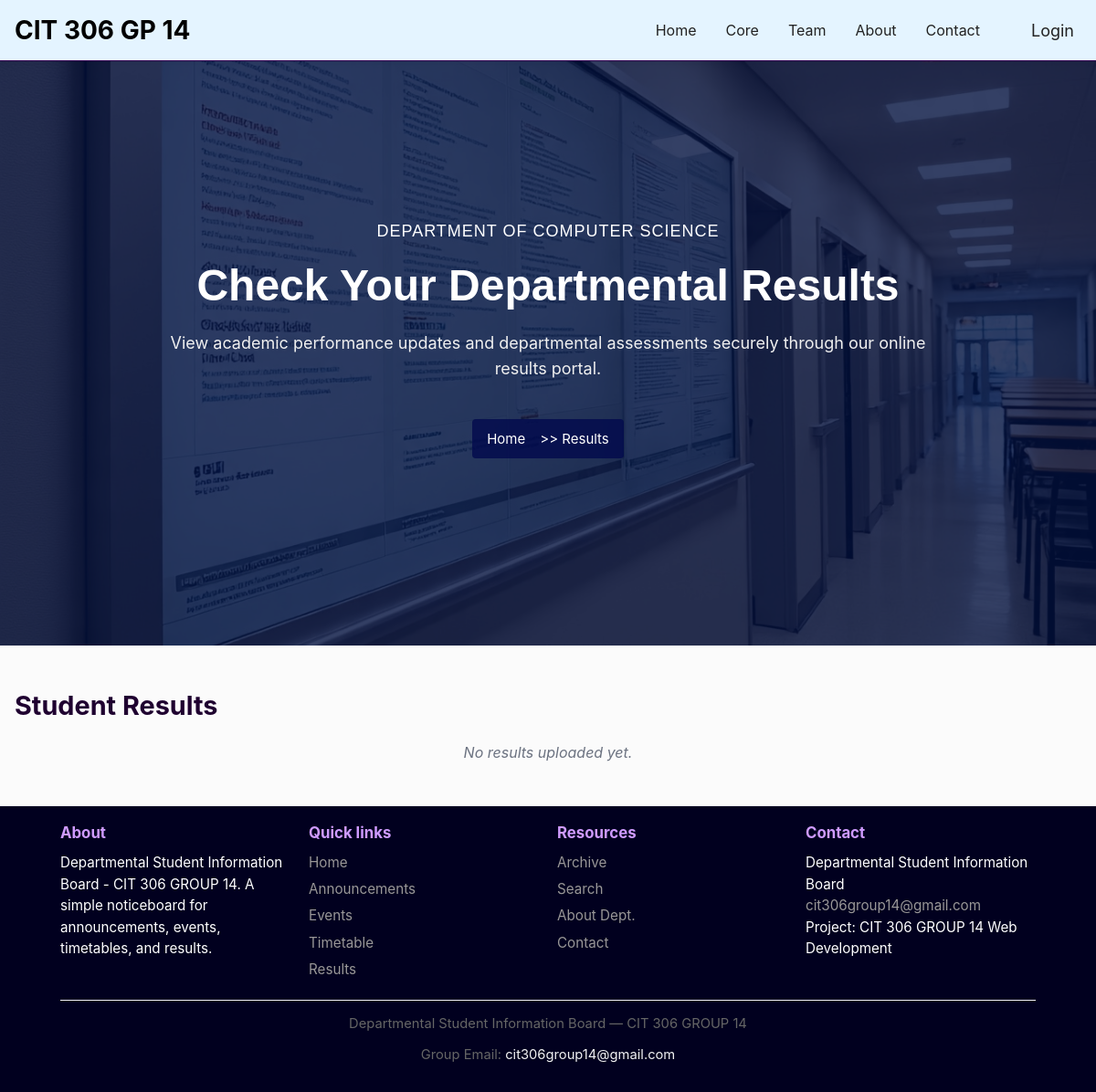
Before: /board/results/ with the older database file.
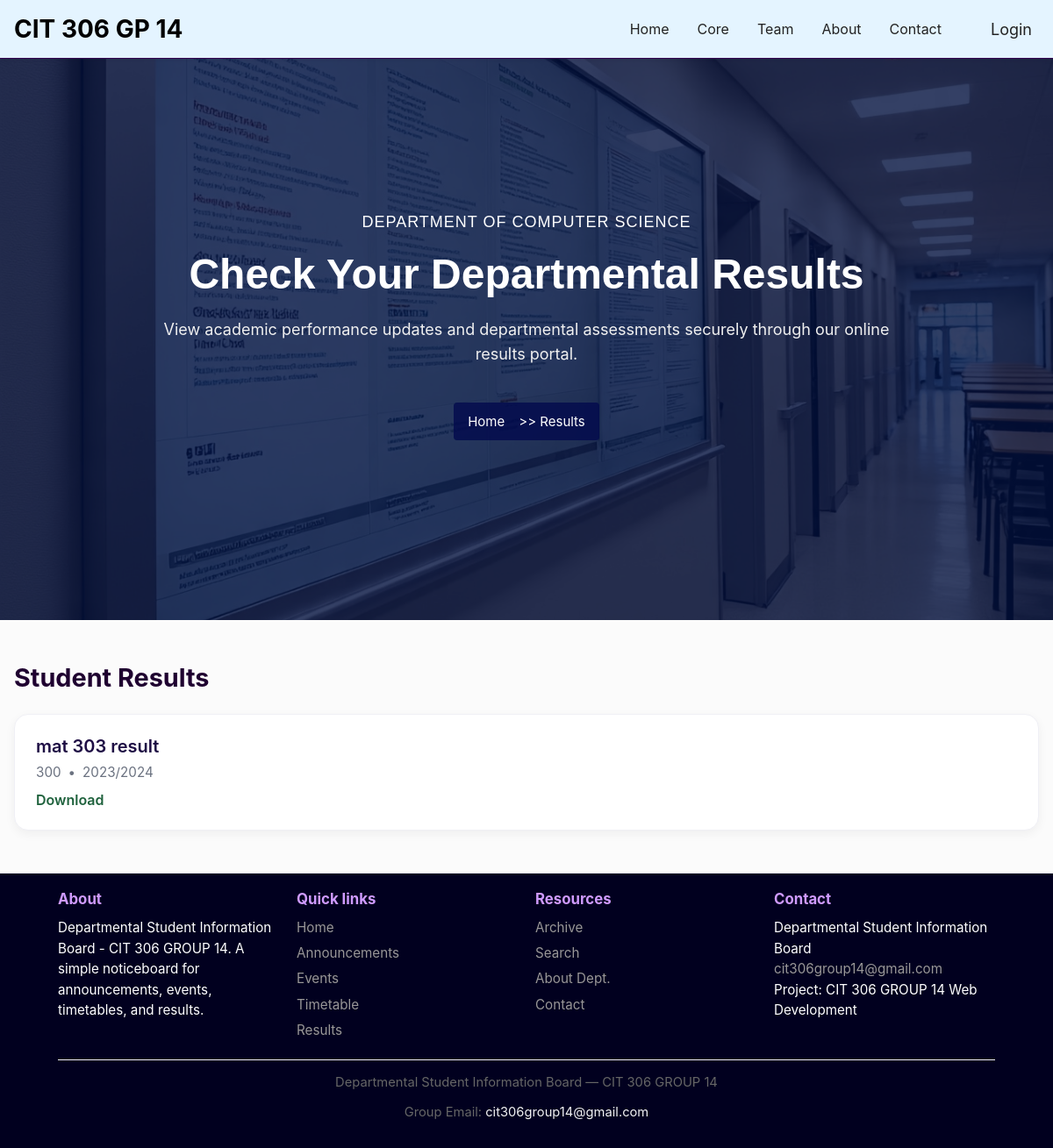
After: the same page with the newer database file.
### board/models.py (models this page shows, shortened)
class Result(models.Model):
    title = models.CharField(max_length=255)
    file = models.FileField(upload_to='results/', null=True, blank=True)
    level = models.CharField(max_length=50)
    session = models.CharField(max_length=50)
    uploaded_by = models.ForeignKey(User, on_delete=models.SET_NULL, null=True, blank=True)
    upload_date = models.DateTimeField(auto_now_add=True)

### board/views.py (the view)
# urls.py: path('results/', views.results, name='results'),
def results(request):
    qs = Result.objects.order_by('-upload_date')
    return render(request, 'board/results.html', {'results': qs})

### board/templates/board/results.html (shortened to what this page needs)
{% extends 'core/base.html' %}
{% load static %}
{% block content %}
<section class="heroBanner">
  <div class="container">
    <div class="row">
      <div class="col-md-10 col-lg-8 col-xl-7">
        <div class="heroContent">
          <h5>Department of Computer Science</h5>
          <h2>Check Your Departmental Results</h2>
          <p>View academic performance updates and departmental assessments securely through our online results portal.</p>
          <div class="heroBreadcrumb">
            <a href="{% url 'core:home' %}">Home</a>
            <span> >> Results</span>
          </div>
        </div>
      </div>
    </div>
  </div>
</section>
<section class="results-section">
  <div class="results-header">
    <h2 class="results-title">Student Results</h2>
  </div>
  <ul class="results-grid">
    {% for r in results %}
    <li class="result-card">
      <h3 class="result-title">{{ r.title }}</h3>
      <div class="result-meta">
        <span>{{ r.level }}</span> • <span>{{ r.session }}</span>
      </div>
      {% if r.file %}
      <a href="{{ r.file.url }}" download class="result-download">
        Download
      </a>
      {% endif %}
    </li>
    {% empty %}
    <li class="no-results">No results uploaded yet.</li>
    {% endfor %}
  </ul>
</section>
{% endblock %}

Changed rows visible on the page:
added Result: title "mat 303 result", level "300", session "2023/2024"
Other visible differences:
text no longer shown: "No results uploaded yet."
